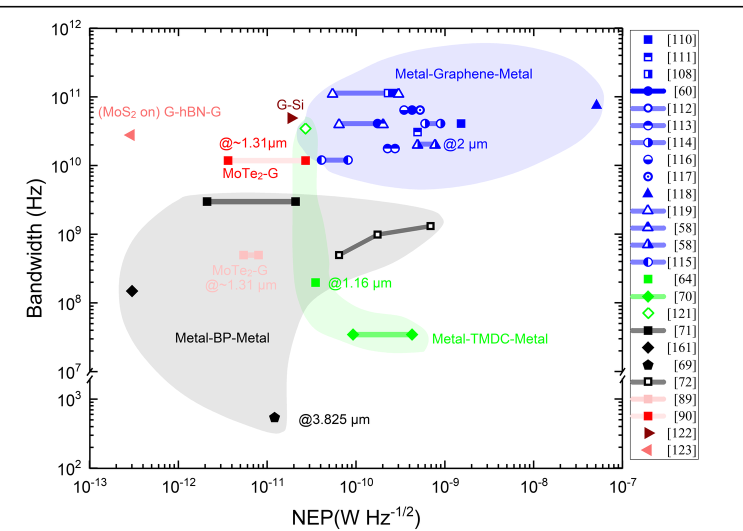
#> input picture assets/examples/python-reconstruction.png, 1485 x 1062 px (shown at 1/2 size)
$ python -i recreate_solvent_affinity.py   (imports and definitions only)
#> lines starting #> are read from the running program, lines starting #| are printed output that depends on the picture
#!/usr/bin/env python3
"""Deterministically reconstruct Case 2, the solvent-affinity scatter figure.

The renderer is self-contained: it does not read, crop, trace, or composite the
reference image.  All geometry below is expressed in native 1080 x 588 pixels
and rasterized once from a 4x supersampled drawing surface.
"""

from __future__ import annotations

import argparse
from pathlib import Path
from typing import Iterable, Sequence

import numpy as np
from PIL import Image, ImageDraw, ImageFont


WIDTH, HEIGHT = 1080, 588
SCALE = 4

WHITE = (255, 255, 255)
BLACK = (0, 0, 0)
AXIS = (45, 45, 45)
GREEN = (0, 178, 56)
RED = (249, 0, 0)
CARBON = (81, 81, 81)
BLUE = (0, 128, 189)
CYAN = (92, 169, 217)
ORANGE = (255, 162, 53)
ORANGE_DARK = (255, 141, 57)
PURPLE = (163, 73, 168)
BROWN = (133, 75, 77)
LIFSI = (0, 0, 0)
LITFSI = (170, 185, 204)
LIPF6 = (127, 152, 178)

FONT_REGULAR = Path("/System/Library/Fonts/Supplemental/Arial.ttf")
FONT_BOLD = Path("/System/Library/Fonts/Supplemental/Arial Bold.ttf")
FONT_ITALIC = Path("/System/Library/Fonts/Supplemental/Arial Italic.ttf")


def sc(value: float) -> int:
    return round(value * SCALE)


def xy(point: Sequence[float]) -> tuple[int, int]:
    return sc(point[0]), sc(point[1])


# [4 lines left out: function font, not called in this run]


def subpixel_text(
    image: Image.Image,
    position: Sequence[float],
    value: str,
    *,
    font_path: Path = FONT_REGULAR,
    size: float = 14.5,
) -> None:
    """Composite LCD-style RGB text using three horizontal samples per pixel."""
    subpixels = 3
    padding = 4
    used_font = ImageFont.truetype(str(font_path), round(size * subpixels))
    text_width = used_font.getlength(value) / subpixels
    patch_w = max(1, int(np.ceil(text_width)) + padding * 2 + 4)
    patch_h = max(1, int(np.ceil(size * 1.55)) + padding * 2 + 4)

    px = int(np.floor(position[0]))
    py = int(np.floor(position[1]))
    fx = position[0] - px
    fy = position[1] - py
    mask = Image.new("L", (patch_w * subpixels, patch_h * subpixels), 0)
    md = ImageDraw.Draw(mask)
    md.text(
        (round((padding + fx) * subpixels), round((padding + fy) * subpixels)),
        value,
        font=used_font,
        fill=255,
        anchor="lt",
    )

    vertical = np.asarray(
        mask.resize((patch_w * subpixels, patch_h), Image.Resampling.LANCZOS),
        dtype=np.float64,
    )
    # A measured ClearType-like five-tap filter softens pure red/blue fringes.
    kernel = np.array((1, 4, 6, 4, 1), dtype=np.float64) / 16.0
    padded = np.pad(vertical, ((0, 0), (2, 2)), mode="edge")
    filtered = sum(
        weight * padded[:, offset : offset + vertical.shape[1]]
        for offset, weight in enumerate(kernel)
    )
    filtered = 255.0 * np.power(np.clip(filtered / 255.0, 0.0, 1.0), 1.7)
    coverage = np.stack([filtered[:, channel::3] for channel in range(3)], axis=2)

    x0, y0 = px - padding, py - padding
    x1, y1 = x0 + patch_w, y0 + patch_h
    clip_x0, clip_y0 = max(0, x0), max(0, y0)
    clip_x1, clip_y1 = min(image.width, x1), min(image.height, y1)
    if clip_x0 >= clip_x1 or clip_y0 >= clip_y1:
        return
    sx0, sy0 = clip_x0 - x0, clip_y0 - y0
    sx1, sy1 = sx0 + clip_x1 - clip_x0, sy0 + clip_y1 - clip_y0
    base = np.asarray(image.crop((clip_x0, clip_y0, clip_x1, clip_y1)), dtype=np.float64)
    alpha = coverage[sy0:sy1, sx0:sx1] / 255.0
    composed = np.rint(base * (1.0 - alpha)).clip(0, 255).astype(np.uint8)
    image.paste(Image.fromarray(composed, mode="RGB"), (clip_x0, clip_y0))


class Figure:
    # [212 lines left out: functions __init__, line, dashed_line, text, marker, square_dash and 6 more, not called in this run]


def draw_labels(fig: Figure) -> None:
    pass


# [72 lines left out: functions legend_rows, draw_legend, draw_native_text, not called in this run]


def draw_math_title(
    image: Image.Image,
    position: Sequence[float],
    base: str,
    symbol: str,
    *,
    size: float = 17.5,
) -> None:
    x, y = position
    regular = ImageFont.truetype(str(FONT_REGULAR), round(size * 3))
    italic = ImageFont.truetype(str(FONT_ITALIC), round(size * 3))
    subscript = ImageFont.truetype(str(FONT_ITALIC), round(11.25 * 3))
    subpixel_text(image, (x, y), base, size=size)
    x += regular.getlength(base) / 3
    subpixel_text(image, (x, y), symbol, size=size, font_path=FONT_ITALIC)
    x += italic.getlength(symbol) / 3
    subpixel_text(image, (x, y + 6), "s", size=11.25, font_path=FONT_ITALIC)
    x += subscript.getlength("s") / 3 + 1
    subpixel_text(image, (x, y), ")", size=size)


def draw_native_axis_titles(image: Image.Image) -> None:
    draw_math_title(
        image,
        (391 + 2 / 3, 564 + 2 / 3),
        "Normalized anion affinity (",
        "β",
        size=17.75,
    )

    strip = Image.new("RGB", (260, 32), WHITE)
    draw_math_title(strip, (2, 2), "Normalized cation affinity (", "α", size=17.75)
    array = np.asarray(strip)
    mask = np.any(array < 250, axis=2)
    yy, xx = np.where(mask)
    cropped = strip.crop((int(xx.min()), int(yy.min()), int(xx.max()) + 1, int(yy.max()) + 1))
    image.paste(cropped.rotate(90, expand=True), (54, 184))


# [83 lines left out: functions draw_native_ticks, sharpen_marker_cores, sharpen_legend_swatches, sharpen_axes, render, parse_args, not called in this run]


# [4 lines not run here, left out]

>>> import cv2
>>> picture = cv2.imread('../../assets/examples/python-reconstruction.png', cv2.IMREAD_GRAYSCALE)
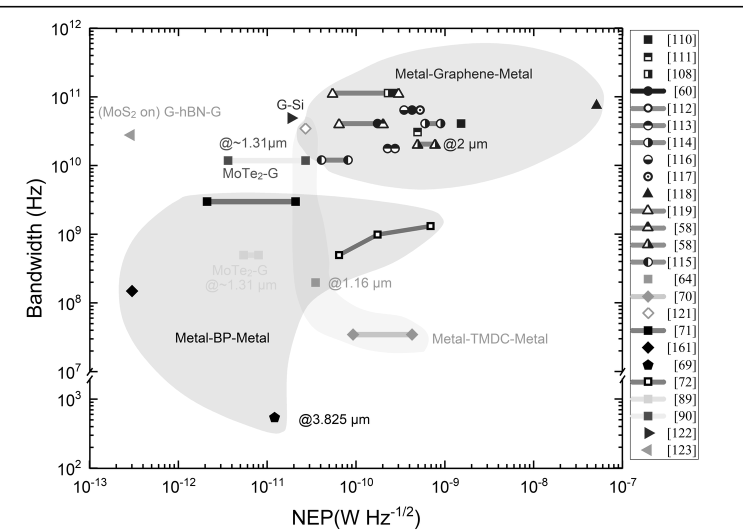
#> picture: shape (1062, 1485) (shown at 1/2 size); min 0, max 255, mean 239.7
>>> result = draw_native_axis_titles(picture)
#> in subpixel_text, `mask = Image.new("L", (patch_w * subpixels, patch_h * subpixels), 0)`: mask: PIL image 741x120 L; every value is 0
#> in subpixel_text, `vertical = np.asarray( mask.resize((patch_w * subpixels, patch_h), Ima..`:
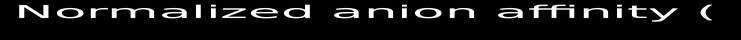
#> vertical: shape (40, 741) float64; min 0, max 255, mean 21.9
#> in subpixel_text, `padded = np.pad(vertical, ((0, 0), (2, 2)), mode="edge")`:
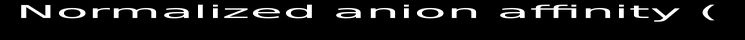
#> padded: shape (40, 745) float64; min 0, max 255, mean 21.8
#> in subpixel_text, `filtered = sum( weight * padded[:, offset : offset + vertical.shape[1]..`:
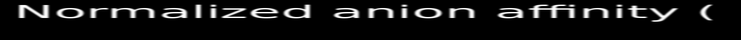
#> filtered: shape (40, 741) float64; min 0, max 255, mean 21.9
#> in subpixel_text, `filtered = 255.0 * np.power(np.clip(filtered / 255.0, 0.0, 1.0), 1.7)`:
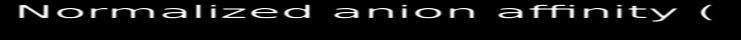
#> filtered: shape (40, 741) float64; min 0, max 255, mean 17.6
#> in subpixel_text, `coverage = np.stack([filtered[:, channel::3] for channel in range(3)],..`:
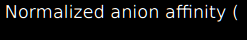
#> coverage: shape (40, 247, 3) float64; mean of channels 0, 1, 2 17.6, 17.5, 17.7; drawn as B, G, R
#> (the run stopped early here; a loop or call above may not have finished)
